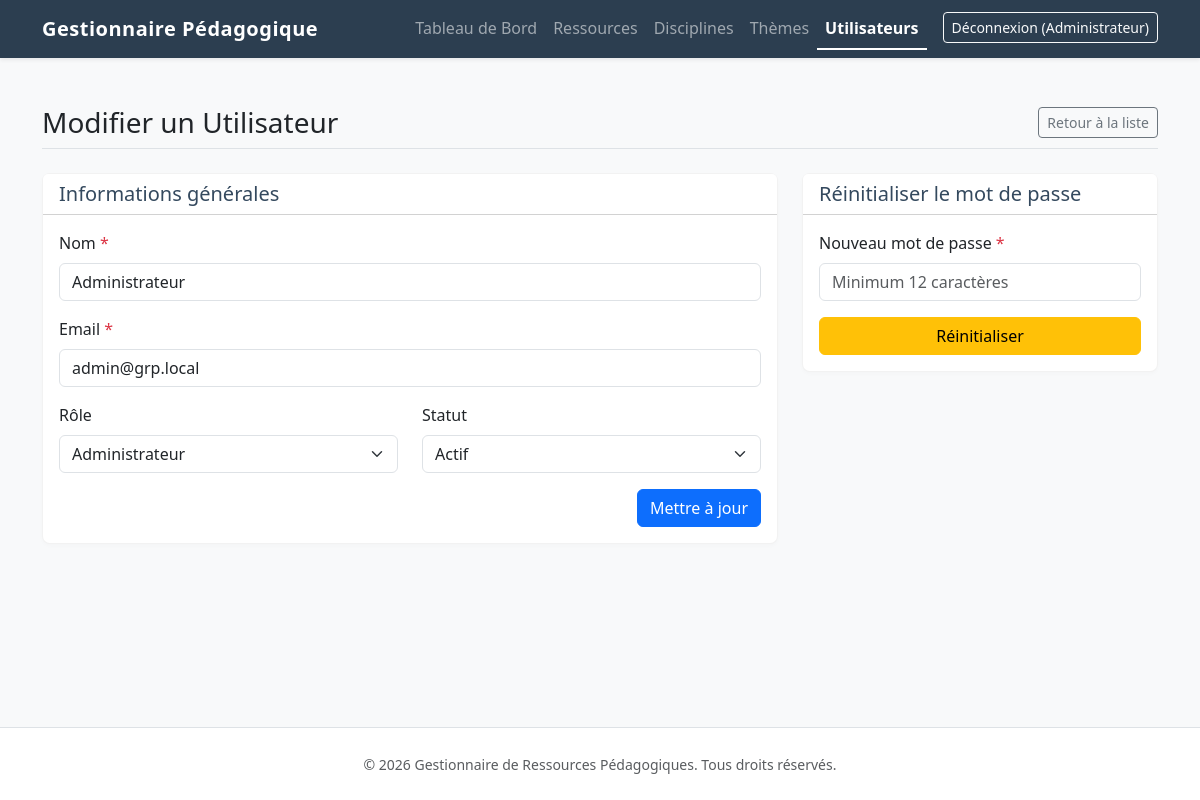
/index.php?page=users&action=edit&id=1 (signed in), run on the app's committed database.
### tables this page shows
CREATE TABLE IF NOT EXISTS users (
    id INT AUTO_INCREMENT PRIMARY KEY,
    name VARCHAR(255) NOT NULL,
    email VARCHAR(255) NOT NULL UNIQUE,
    password_hash VARCHAR(255) NOT NULL,
    role ENUM('user','admin') NOT NULL DEFAULT 'user',
    status ENUM('active','locked') NOT NULL DEFAULT 'active',
    created_at DATETIME NOT NULL DEFAULT CURRENT_TIMESTAMP
);

### controllers/UserController.php (called while the page is built, shortened)
<?php
require_once __DIR__ . '/../models/User.php';
class UserController {
    private $model;
    public function __construct() {
        try {
            $this->model = new User();
        } catch (\PDOException $e) {
            $this->model = null;
        }
    }
    public function edit() {
        $id = filter_input(INPUT_GET, 'id', FILTER_VALIDATE_INT);
        $user = $this->model ? $this->model->getById($id) : null;
        $name = $user['name'];
        $email = $user['email'];
        $role = $user['role'];
        $status = $user['status'];
        require_once __DIR__ . '/../views/users/edit.php';
    }
}

### core/helpers.php (called while the page is built, shortened)
<?php
function h(?string $string): string {
    return htmlspecialchars($string, ENT_QUOTES | ENT_HTML5, 'UTF-8');
}

### config/database.php (called while the page is built, shortened)
<?php
function getDBConnection() {
    $dsn = "mysql:host=" . DB_HOST . ";dbname=" . DB_NAME . ";charset=utf8mb4";
    $options = [
        PDO::ATTR_ERRMODE            => PDO::ERRMODE_EXCEPTION,
        PDO::ATTR_DEFAULT_FETCH_MODE => PDO::FETCH_ASSOC,
        PDO::ATTR_EMULATE_PREPARES   => false,
    ];
    try {
        return new PDO($dsn, DB_USER, DB_PASS, $options);
    } catch (\PDOException $e) {
        error_log("Database Connection Error: " . $e->getMessage());
        http_response_code(500);
        die("Une erreur serveur est survenue.");
    }
}

### models/User.php (called while the page is built, shortened)
<?php
require_once __DIR__ . '/../config/database.php';
class User {
    private $pdo;
    public function __construct() {
        $this->pdo = getDBConnection();
    }
    public function getById($id) {
        $stmt = $this->pdo->prepare("SELECT * FROM users WHERE id = :id");
        $stmt->execute(['id' => $id]);
        return $stmt->fetch();
    }
}

### views/users/edit.php (the view, shortened to what this page needs)
<?php require_once __DIR__ . '/../layout/header.php'; ?>
<div class="d-flex justify-content-between align-items-center border-bottom pb-2 mb-4">
    <h1 class="h3 mb-0">Modifier un Utilisateur</h1>
    <a href="/index.php?page=users" class="btn btn-outline-secondary btn-sm">Retour à la liste</a>
</div>
<div class="row">
    <div class="col-md-8">
        <div class="card mb-4">
            <div class="card-header bg-white">
                <h5 class="mb-0">Informations générales</h5>
            </div>
            <div class="card-body">
                <form action="/index.php?page=users&action=edit&id=<?= h($id) ?>" method="POST">
                    <div class="mb-3">
                        <label for="name" class="form-label">Nom <span class="text-danger">*</span></label>
                        <input type="text" class="form-control" id="name" name="name" value="<?= h($name ?? '') ?>" required>
                    </div>
                    <div class="mb-3">
                        <label for="email" class="form-label">Email <span class="text-danger">*</span></label>
                        <input type="email" class="form-control" id="email" name="email" value="<?= h($email ?? '') ?>" required>
                    </div>
                    <div class="row">
                        <div class="col-md-6 mb-3">
                            <label for="role" class="form-label">Rôle</label>
                            <select class="form-select" id="role" name="role" required>
                                <option value="admin" <?= ($role === 'admin') ? 'selected' : '' ?>>Administrateur</option>
                            </select>
                        </div>
                        <div class="col-md-6 mb-3">
                            <label for="status" class="form-label">Statut</label>
                            <select class="form-select" id="status" name="status" required>
                                <option value="active" <?= ($status === 'active') ? 'selected' : '' ?>>Actif</option>
                            </select>
                        </div>
                    </div>
                    <div class="d-grid gap-2 d-md-flex justify-content-md-end">
                        <button type="submit" class="btn btn-primary">Mettre à jour</button>
                    </div>
                </form>
            </div>
        </div>
    </div>
    <div class="col-md-4">
        <div class="card">
            <div class="card-header bg-white">
                <h5 class="mb-0">Réinitialiser le mot de passe</h5>
            </div>
            <div class="card-body">
                <form action="/index.php?page=users&action=reset_password" method="POST" onsubmit="return confirm('Confirmer la réinitialisation du mot de passe de cet utilisateur ?');">
                    <div class="mb-3">
                        <label for="password" class="form-label">Nouveau mot de passe <span class="text-danger">*</span></label>
                        <input type="text" class="form-control" id="password" name="password" required minlength="12" placeholder="Minimum 12 caractères">
                    </div>
                    <button type="submit" class="btn btn-warning w-100">Réinitialiser</button>
                </form>
            </div>
        </div>
    </div>
</div>
<?php require_once __DIR__ . '/../layout/footer.php'; ?>

### assets/css/style.css (style rules this page uses)
:root { --primary-color: #2c3e50; --secondary-color: #34495e; }
.card { border: 1px solid rgba(0,0,0,0.05); box-shadow: 0 2px 4px rgba(0,0,0,0.02); border-radius: 8px; transition: transform 0.2s ease-in-out; }
h1, h2, h3, h4, h5, h6 { color: var(--secondary-color); }

### data on the page
users: name "Administrateur", email "admin@grp.local", role "Administrateur", status "Actif"

### other printed values
$_SESSION['user_name'] "Administrateur"
